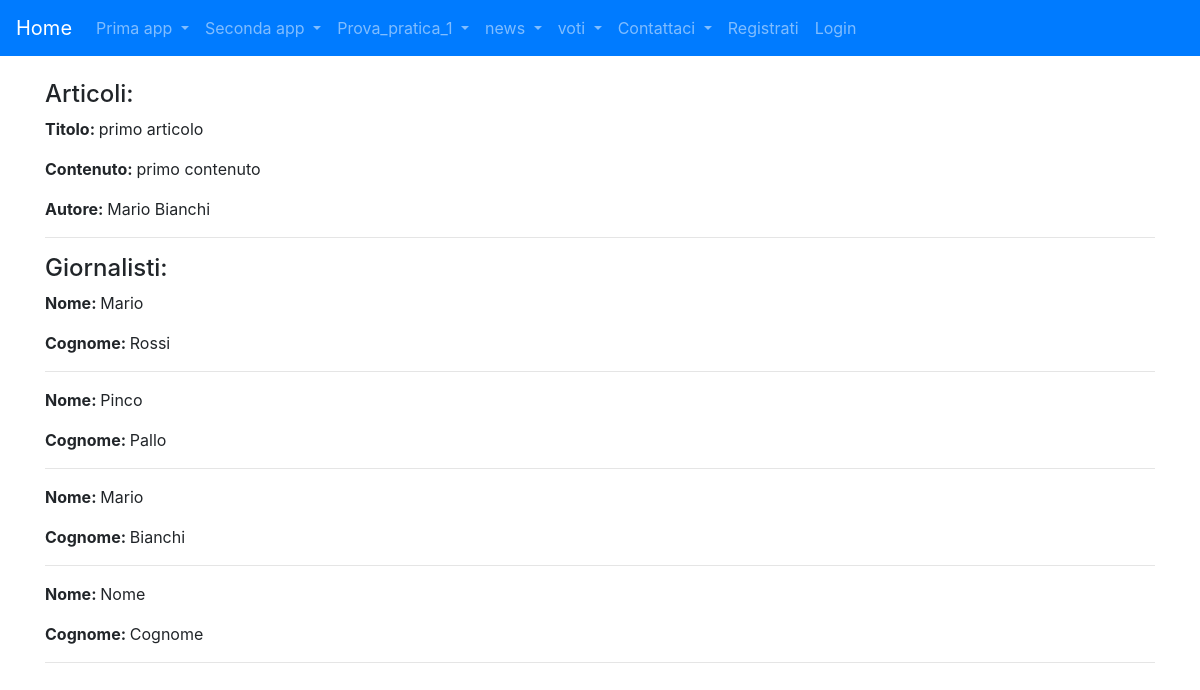
The page /news/news on the database as committed earlier.
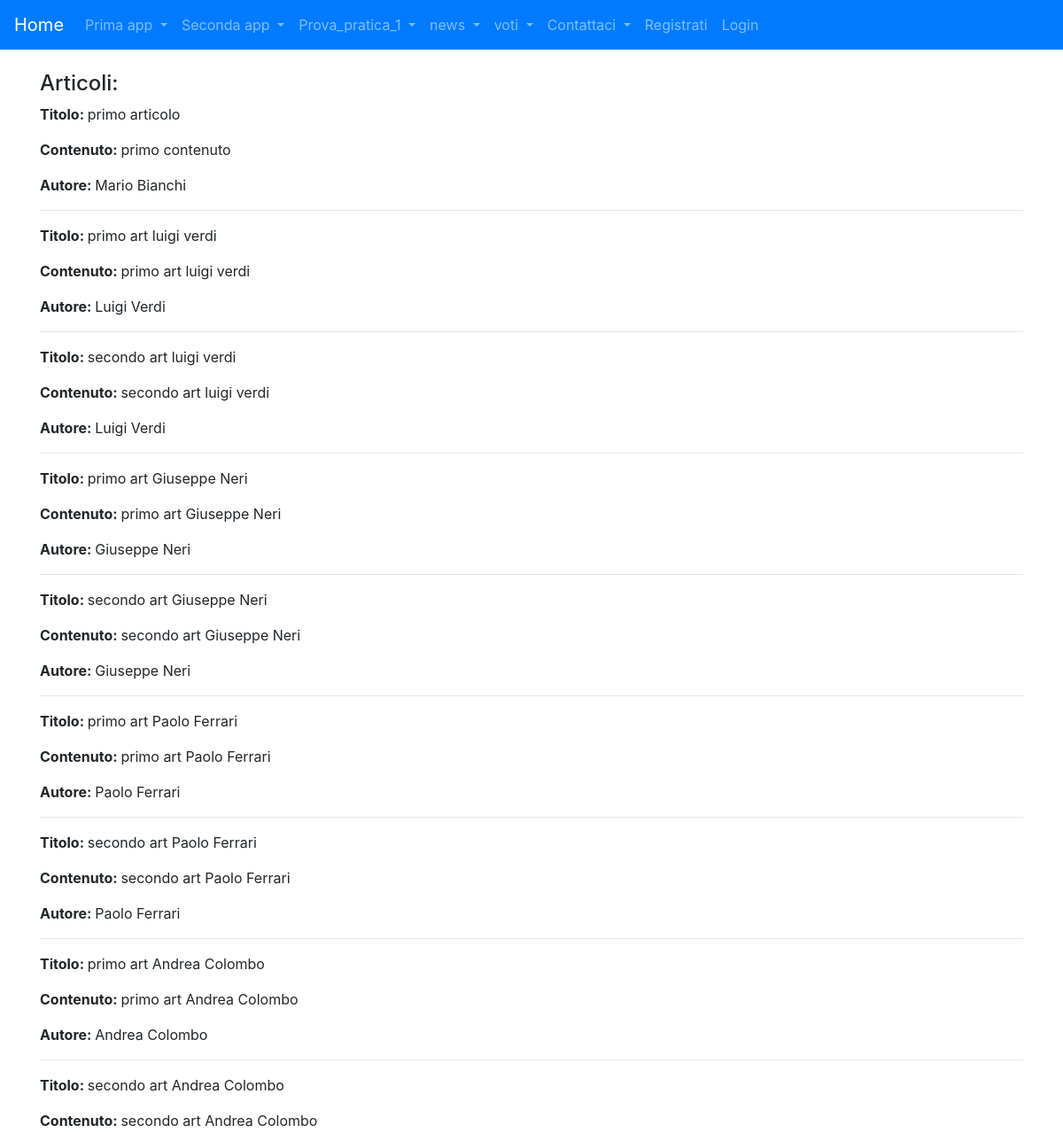
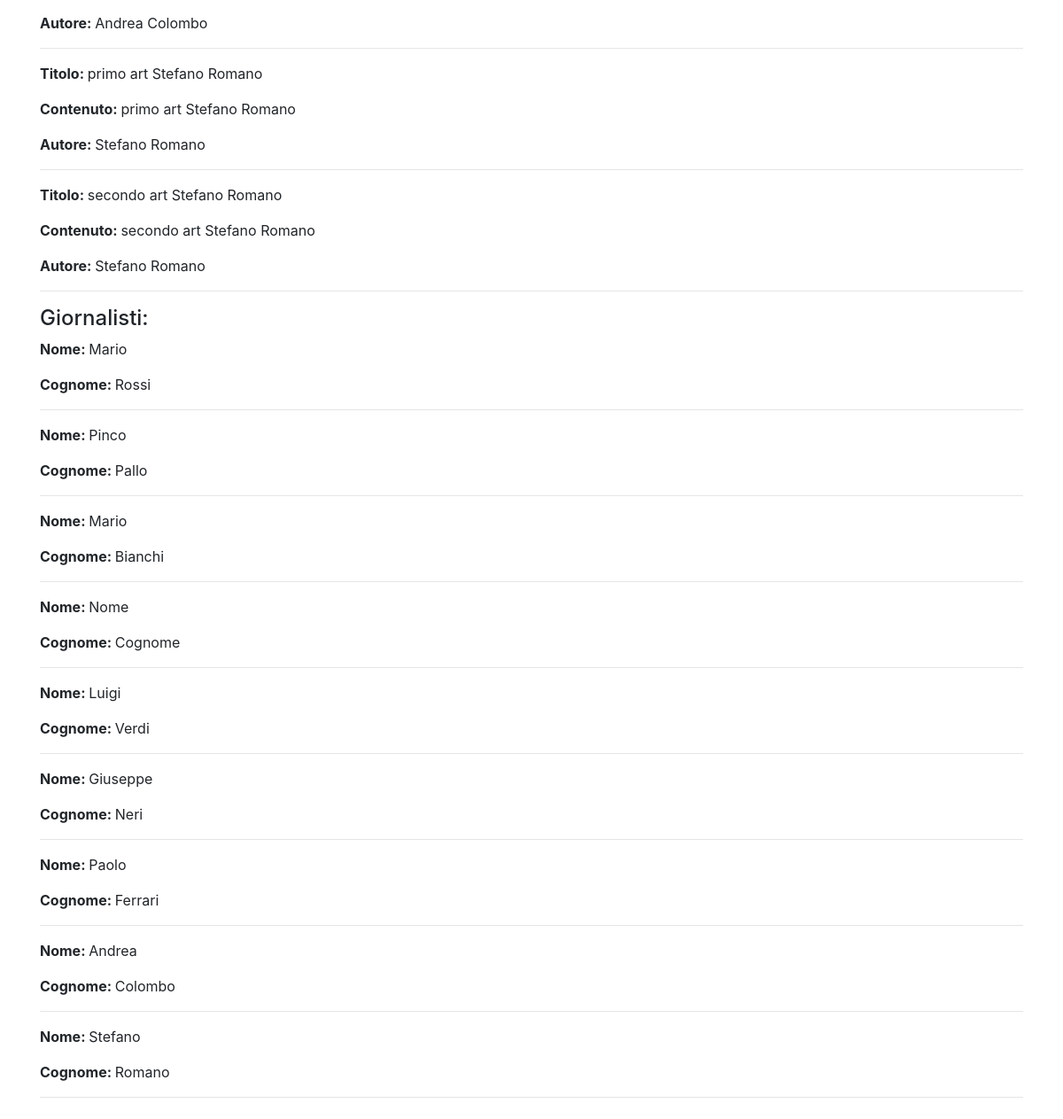
The same page on the database as committed later (2 pictures, top to bottom).
### news/models.py (models this page shows)
class Articolo(models.Model):
    titolo = models.CharField(max_length=100)
    contenuto = models.TextField()
    giornalista = models.ForeignKey(Giornalista, on_delete=models.CASCADE, related_name="articoli")
    data = models.DateField(blank=True)
    visualizzazioni = models.IntegerField(default=0,blank=True)
    def __str__(self):
        return self.titolo
    class Meta:
        verbose_name = "Articolo"
        verbose_name_plural = "Articoli"

class Giornalista(models.Model):
    nome = models.CharField(max_length=20)
    cognome = models.CharField(max_length=20)
    anno_di_nascita = models.DateField(blank=True)
    def __str__(self):
        return self.nome + " " + self.cognome
    class Meta:
        verbose_name = "Giornalista"
        verbose_name_plural = "Giornalisti"

### news/views.py (the view)
# urls.py: path('news', home, name='home'),
def home(request):
    articoli = Articolo.objects.all()
    giornalisti = Giornalista.objects.all()
    context = {"articoli":articoli, "giornalisti":giornalisti}
    print(context)
    return render(request, "news/home.html", context)

### news/templates/news/home.html (shortened to what this page needs)
{% extends 'base.html' %}
{% block content %} <h4>Articoli:</h4>
    {% for articolo in articoli %}
        <p><strong>Titolo: </strong>{{ articolo.titolo }}</p>
        <p><strong>Contenuto: </strong>{{ articolo.contenuto }}</p>
        <p><strong>Autore: </strong>{{ articolo.giornalista }}</p>
        <hr>
    {% endfor %}
    <h4>Giornalisti:</h4>
    {% for giornalista in giornalisti %}
        <p><strong>Nome: </strong>{{ giornalista.nome }}</p>
        <p><strong>Cognome: </strong>{{ giornalista.cognome }}</p>
        <hr>
    {% endfor %}
{%endblock content %}

### templates/base.html (shortened to what this page needs)
{% load static %}
<!DOCTYPE html>
<html lang="en">
<head>
  <link rel="stylesheet" href="https://cdn.jsdelivr.net/npm/bootstrap@4.5.3/dist/css/bootstrap.min.css"
 />
   <link rel="stylesheet" href="https://cdnjs.cloudflare.com/ajax/libs/font-awesome/5.15.4/css/all.min.css">
</head>
<body>
  <nav class="navbar navbar-expand-lg navbar-dark bg-primary light">
    <a class="navbar-brand" href="/">Home</a>
    <div class="collapse navbar-collapse" id="navbarSupportedContent">
      <ul class="navbar-nav mr-auto">
        <li class="nav-item dropdown">
          <a class="nav-link dropdown-toggle" href="#" id="navbarDropdown" role="button" data-toggle="dropdown"
            aria-haspopup="true" aria-expanded="false">
            Prima app
          </a>
        </li>
        <li class="nav-item dropdown">
          <a class="nav-link dropdown-toggle" href="#" id="navbarDropdown" role="button" data-toggle="dropdown"
            aria-haspopup="true" aria-expanded="false">
            Seconda app
          </a>
        </li>
        <li class="nav-item dropdown">
          <a class="nav-link dropdown-toggle" href="#" id="navbarDropdown" role="button" data-toggle="dropdown"
            aria-haspopup="true" aria-expanded="false">
            Prova_pratica_1
          </a>
        </li>
        <li class="nav-item dropdown">
          <a class="nav-link dropdown-toggle" href="#" id="navbarDropdown" role="button" data-toggle="dropdown"
            aria-haspopup="true" aria-expanded="false">
            news
          </a>
        </li>
        <li class="nav-item dropdown">
          <a class="nav-link dropdown-toggle" href="#" id="navbarDropdown" role="button" data-toggle="dropdown"
            aria-haspopup="true" aria-expanded="false">
            voti
          </a>
        </li>
        <li class="nav-item dropdown">
          <a class="nav-link dropdown-toggle" href="#" id="navbarDropdown" role="button" data-toggle="dropdown"
            aria-haspopup="true" aria-expanded="false">
            Contattaci
          </a>
        </li>
        {% if request.user.is_authenticated %}
        <li class="nav-item dropdown">
            <a class="nav-link dropdown-toggle" href="#" id="navbarDropdown" role="button"
              data-toggle="dropdown" aria-haspopup="true" aria-expanded="false">
              {{ request.user.username }}
            </a>
            <div class="dropdown-menu" aria-labelledby="navbarDropdown">
                <div class="dropdown-divider"></div>
                <form id="logout-form" action="{% url 'logout' %}" method="post">
                    {% csrf_token %}
                    <button class="btn ft-power" type="submit">Logout</button>
                </form>
            </div>
        </li>
    {% else %}
        <li class="nav-item">
            <a class="nav-link" href="">Registrati</a>
        </li>
        <li class="nav-item">
            <a class="nav-link" href="{% url 'login' %}">Login</a>
        </li>
    {% endif %}
      </ul>
    </div>
  </nav>
  <div class="container my-4">
    {%block content%}
    {%endblock content%}
</body>
</html>

Rows that differ between the two databases and show on the page:
added Articolo: titolo "primo art luigi verdi", contenuto "primo art luigi verdi", giornalista "Luigi Verdi"
added Articolo: titolo "secondo art luigi verdi", contenuto "secondo art luigi verdi", giornalista "Luigi Verdi"
added Articolo: titolo "primo art Giuseppe Neri", contenuto "primo art Giuseppe Neri", giornalista "Giuseppe Neri"
added Articolo: titolo "secondo art Giuseppe Neri", contenuto "secondo art Giuseppe Neri", giornalista "Giuseppe Neri"
added Articolo: titolo "primo art Paolo Ferrari", contenuto "primo art Paolo Ferrari", giornalista "Paolo Ferrari"
added Articolo: titolo "secondo art Paolo Ferrari", contenuto "secondo art Paolo Ferrari", giornalista "Paolo Ferrari"
added Articolo: titolo "primo art Andrea Colombo", contenuto "primo art Andrea Colombo", giornalista "Andrea Colombo"
added Articolo: titolo "secondo art Andrea Colombo", contenuto "secondo art Andrea Colombo", giornalista "Andrea Colombo"
added Articolo: titolo "primo art Stefano Romano", contenuto "primo art Stefano Romano", giornalista "Stefano Romano"
added Articolo: titolo "secondo art Stefano Romano", contenuto "secondo art Stefano Romano", giornalista "Stefano Romano"
added Giornalista: nome "Luigi", cognome "Verdi"
added Giornalista: nome "Giuseppe", cognome "Neri"
added Giornalista: nome "Paolo", cognome "Ferrari"
added Giornalista: nome "Andrea", cognome "Colombo"
added Giornalista: nome "Stefano", cognome "Romano"
